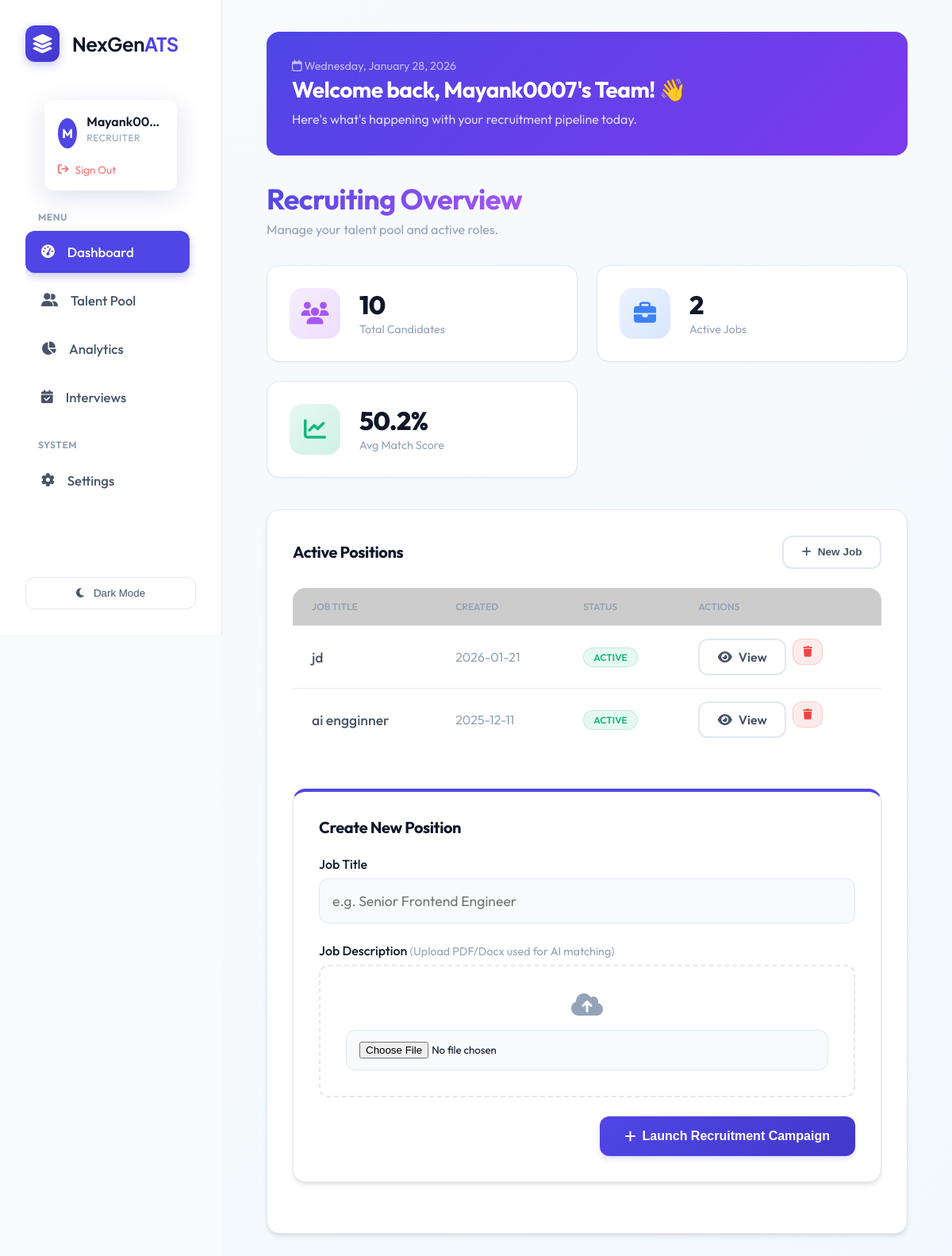
The page / (signed in) on the database as committed earlier.
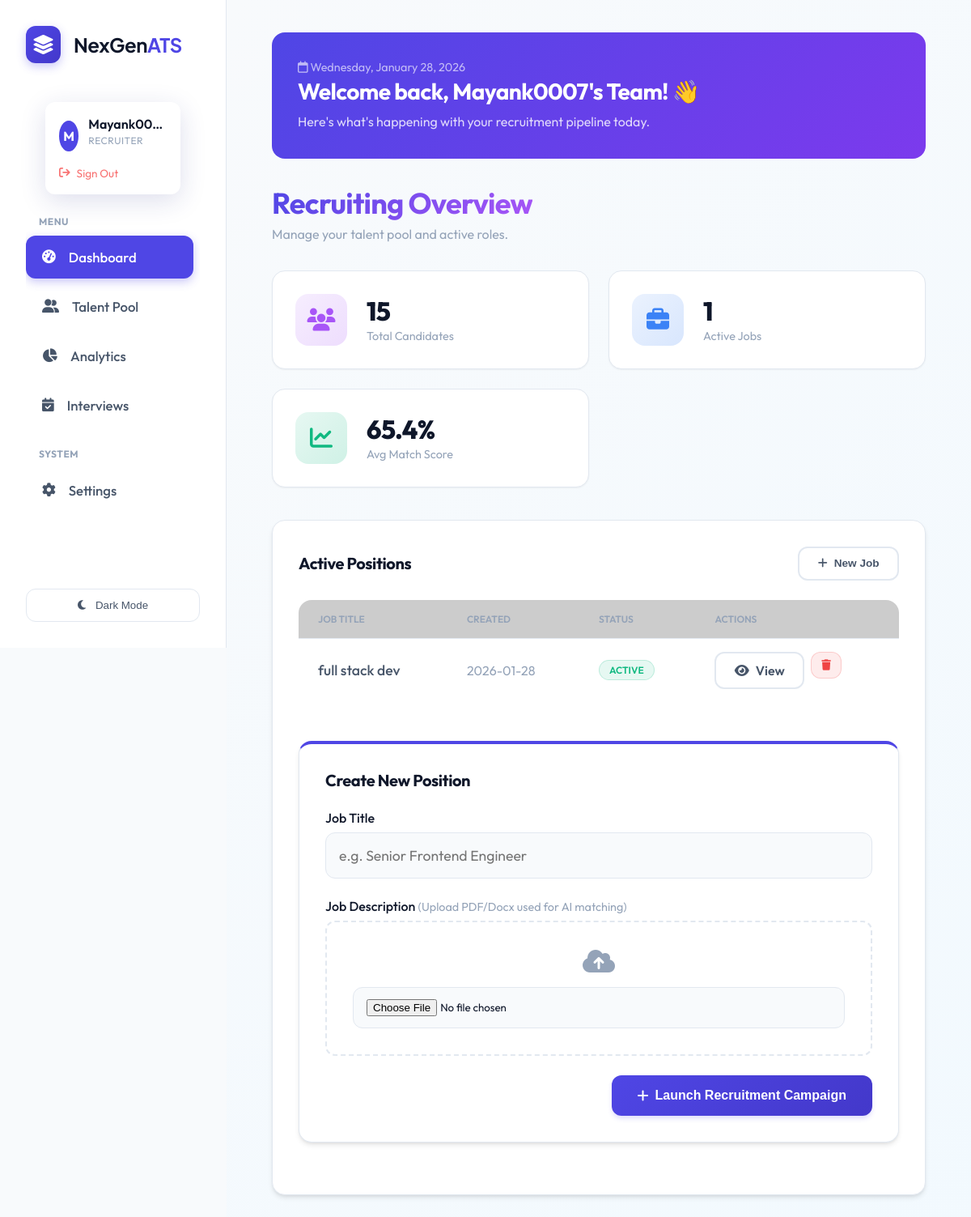
The same page on the database as committed later.
### tables this page shows
CREATE TABLE jobs (
                    id INTEGER PRIMARY KEY AUTOINCREMENT,
                    title TEXT NOT NULL,
                    description TEXT,
                    created_at TIMESTAMP DEFAULT CURRENT_TIMESTAMP,
                    status TEXT DEFAULT 'Open'
                );

### routes/core.py (the view, shortened to what this page needs)
@bp.route('/')
@login_required # Require login for the main dashboard for now
def dashboard():
    conn = database.get_db_connection()
    jobs = conn.execute('SELECT * FROM jobs ORDER BY created_at DESC').fetchall()
    total_cand_row = conn.execute('SELECT COUNT(*) FROM candidates').fetchone()
    total_candidates = total_cand_row[0] if total_cand_row else 0
    avg_score_row = conn.execute('SELECT AVG(total_score) FROM candidates').fetchone()
    avg_score = round(avg_score_row[0], 1) if avg_score_row and avg_score_row[0] else 0
    conn.close()
    from datetime import datetime
    current_date = datetime.now().strftime('%A, %B %d, %Y')
    return render_template('dashboard.html', jobs=jobs, total_candidates=total_candidates, avg_score=avg_score, current_date=current_date)

### app.py (called while the page is built)
@login_manager.user_loader
def load_user(user_id):
    return User.get(user_id)

### database.py (called while the page is built)
def get_db_connection():
    db_url = os.getenv('DATABASE_URL')
    if db_url:
        import psycopg2
        from psycopg2.extras import RealDictCursor
        conn = psycopg2.connect(db_url, cursor_factory=RealDictCursor)
        return conn
    else:
        conn = sqlite3.connect(DB_NAME)
        conn.row_factory = sqlite3.Row
        return conn

    @staticmethod
    def get(user_id):
        conn = get_db_connection()
        user = conn.execute('SELECT * FROM users WHERE id = ?', (user_id,)).fetchone()
        conn.close()
        if not user: return None
        return User(user['id'], user['name'], user['email'], user['role'], user['password_hash'],
                   user['resume_path'], user['skills'], user['experience'], user['education'], user['profile_summary'])

### templates/dashboard.html (shortened to what the changed rows need)
{% extends "layout.html" %}
{% block content %}
<div class="welcome-banner">
    <div style="position: relative; z-index: 1;">
        <h2 style="font-size: 1.75rem; margin-bottom: 0.5rem;">Welcome back, {{ current_user.name }}! 👋</h2>
    </div>
</div>
<div class="dashboard-header" style="margin-bottom: 2rem;">
    <h1 class="text-gradient mb-0">Recruiting Overview</h1>
</div>
<div class="stats-grid">
    <div class="stat-card">
        <div class="stat-info">
            <h3>{{ total_candidates }}</h3>
            <p class="stat-label">Total Candidates</p>
        </div>
    </div>
    <div class="stat-card">
        <div class="stat-info">
            <h3>{{ jobs|length }}</h3>
            <p class="stat-label">Active Jobs</p>
        </div>
    </div>
    <div class="stat-card">
        <div class="stat-info">
            <h3>{{ avg_score }}%</h3>
            <p class="stat-label">Avg Match Score</p>
        </div>
    </div>
</div>
<div class="glass-card">
    <div class="table-container" style="box-shadow: none; border: none; background: transparent;">
        <table>
            <thead>
                <tr>
                    <th>Job Title</th>
                    <th>Created</th>
                    <th>Status</th>
                    <th>Actions</th>
                </tr>
            </thead>
            <tbody>
                {% for job in jobs %}
                <tr>
                    <td style="font-weight: 500; font-size: 1.1rem;">{{ job.title }}</td>
                    <td style="color: var(--text-muted);">{{ job.created_at[:10] }}</td>
                    <td><span class="status-pill open">ACTIVE</span></td>
                    <td class="actions-cell">
                        <a href="/jobs/{{ job.id }}" class="btn-secondary btn-sm"><i class="fa-solid fa-eye"></i>
                            View</a>
                        <form action="/jobs/{{ job.id }}/delete" method="POST" style="display:inline;"
                            onsubmit="return confirm('Are you sure? This will delete the job and all candidates.');">
                            <button type="submit" class="btn-danger"><i class="fa-solid fa-trash"></i></button>
                        </form>
                    </td>
                </tr>
                {% endfor %}
            </tbody>
        </table>
    </div>
</div>
{% endblock %}

Rows that differ between the two databases and show on the page:
removed jobs: title "jd", created_at "2026-01-21"
removed jobs: title "ai engginner", created_at "2025-12-11"
added jobs: title "full stack dev", created_at "2026-01-28"
Other text that changed with them:
{{ total_candidates }}: "10" → "15"
{{ jobs|length }}: "2" → "1"
{{ avg_score }}: "50.2" → "65.4"
